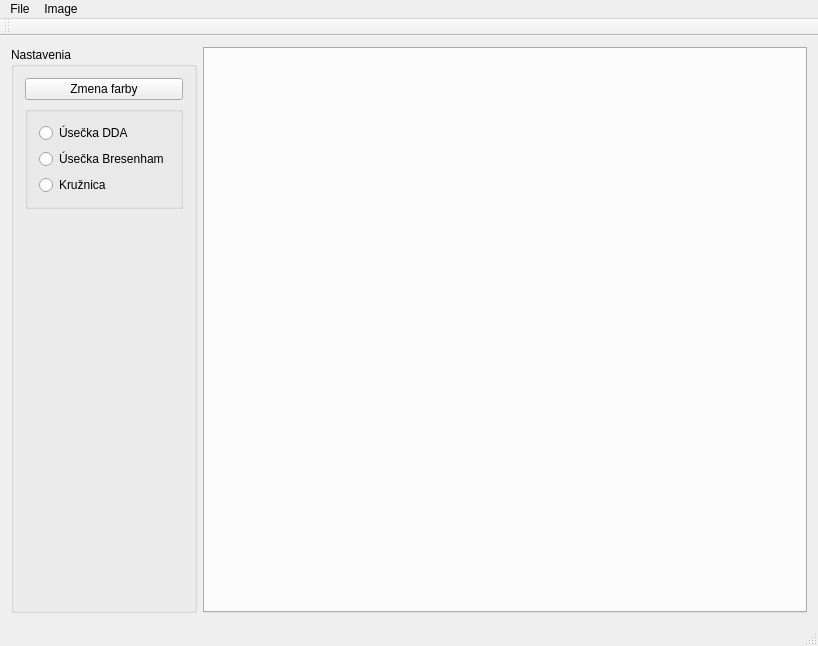
<?xml version="1.0" encoding="UTF-8"?>
<ui version="4.0">
 <class>ImageViewerClass</class>
 <widget class="QMainWindow" name="ImageViewerClass">
  <property name="geometry">
   <rect>
    <x>0</x>
    <y>0</y>
    <width>818</width>
    <height>646</height>
   </rect>
  </property>
  <property name="windowTitle">
   <string>ImageViewer</string>
  </property>
  <widget class="QWidget" name="centralWidget">
   <layout class="QHBoxLayout" name="horizontalLayout">
    <item>
     <widget class="QGroupBox" name="groupBox">
      <property name="title">
       <string>Nastavenia</string>
      </property>
      <layout class="QVBoxLayout" name="verticalLayout_3">
       <item>
        <widget class="QPushButton" name="color">
         <property name="text">
          <string>Zmena farby</string>
         </property>
        </widget>
       </item>
       <item>
        <widget class="QGroupBox" name="groupBox_2">
         <property name="title">
          <string/>
         </property>
         <layout class="QVBoxLayout" name="verticalLayout">
          <item>
           <widget class="QRadioButton" name="DDA">
            <property name="text">
             <string>Úsečka DDA</string>
            </property>
           </widget>
          </item>
          <item>
           <widget class="QRadioButton" name="Bres">
            <property name="text">
             <string>Úsečka Bresenham</string>
            </property>
           </widget>
          </item>
          <item>
           <widget class="QRadioButton" name="kruznica">
            <property name="text">
             <string>Kružnica</string>
            </property>
           </widget>
          </item>
         </layout>
        </widget>
       </item>
       <item>
        <spacer name="verticalSpacer">
         <property name="orientation">
          <enum>Qt::Vertical</enum>
         </property>
         <property name="sizeHint" stdset="0">
          <size>
           <width>20</width>
           <height>40</height>
          </size>
         </property>
        </spacer>
       </item>
      </layout>
     </widget>
    </item>
    <item>
     <widget class="QTabWidget" name="tabWidget">
      <property name="documentMode">
       <bool>false</bool>
      </property>
      <property name="tabsClosable">
       <bool>true</bool>
      </property>
      <property name="movable">
       <bool>true</bool>
      </property>
     </widget>
    </item>
   </layout>
  </widget>
  <widget class="QMenuBar" name="menuBar">
   <property name="geometry">
    <rect>
     <x>0</x>
     <y>0</y>
     <width>818</width>
     <height>22</height>
    </rect>
   </property>
   <widget class="QMenu" name="menuFile">
    <property name="title">
     <string>File</string>
    </property>
    <addaction name="actionNew"/>
    <addaction name="actionOpen"/>
    <addaction name="actionSave_as"/>
   </widget>
   <widget class="QMenu" name="menuImage">
    <property name="title">
     <string>Image</string>
    </property>
    <addaction name="actionRename"/>
    <addaction name="actionClear"/>
    <addaction name="actionSet_background_color"/>
   </widget>
   <addaction name="menuFile"/>
   <addaction name="menuImage"/>
  </widget>
  <widget class="QToolBar" name="mainToolBar">
   <attribute name="toolBarArea">
    <enum>TopToolBarArea</enum>
   </attribute>
   <attribute name="toolBarBreak">
    <bool>false</bool>
   </attribute>
  </widget>
  <widget class="QStatusBar" name="statusBar"/>
  <action name="actionNew">
   <property name="text">
    <string>New</string>
   </property>
  </action>
  <action name="actionOpen">
   <property name="text">
    <string>Open</string>
   </property>
  </action>
  <action name="actionSave_as">
   <property name="text">
    <string>Save as</string>
   </property>
  </action>
  <action name="actionRename">
   <property name="text">
    <string>Rename</string>
   </property>
  </action>
  <action name="actionClear">
   <property name="text">
    <string>Clear</string>
   </property>
  </action>
  <action name="actionSet_background_color">
   <property name="text">
    <string>Set background color</string>
   </property>
  </action>
 </widget>
 <layoutdefault spacing="6" margin="11"/>
 <resources>
  <include location="ImageViewer.qrc"/>
 </resources>
 <connections/>
</ui>
